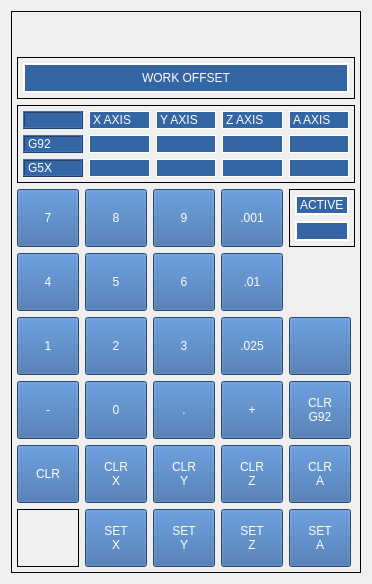
            <widget class="QWidget" name="tab_7">
             <attribute name="title">
              <string>WCOFF</string>
             </attribute>
             <layout class="QGridLayout" name="gridLayout_11">
              <item row="0" column="0">
               <widget class="QFrame" name="gridFrame">
                <property name="minimumSize">
                 <size>
                  <width>0</width>
                  <height>40</height>
                 </size>
                </property>
                <property name="styleSheet">
                 <string notr="true">QPushButton {
min-height: 50px;
min-width: 50px;
max-height: 60px;
max-width: 60px;
font: 14pt &quot;DejaVu Sans&quot;;
color: rgb(255, 255, 255);
background-color:rgb(52, 101, 164);
}</string>
                </property>
                <property name="frameShape">
                 <enum>QFrame::Box</enum>
                </property>
                <layout class="QGridLayout" name="gridLayout_5">
                 <property name="leftMargin">
                  <number>5</number>
                 </property>
                 <property name="topMargin">
                  <number>5</number>
                 </property>
                 <property name="rightMargin">
                  <number>5</number>
                 </property>
                 <property name="bottomMargin">
                  <number>5</number>
                 </property>
                 <property name="horizontalSpacing">
                  <number>6</number>
                 </property>
                 <item row="14" column="4">
                  <widget class="MDIButton" name="SETAWCOFF">
                   <property name="text">
                    <string>SET
A</string>
                   </property>
                   <property name="MDICommand" stdset="0">
                    <string>G10L20P0A#&lt;offsetLabel&gt;</string>
                   </property>
                  </widget>
                 </item>
                 <item row="14" column="1">
                  <widget class="MDIButton" name="SETXWCOFF">
                   <property name="text">
                    <string>SET
X</string>
                   </property>
                   <property name="MDICommand" stdset="0">
                    <string>G10L20P0X#&lt;offsetLabel&gt;</string>
                   </property>
                  </widget>
                 </item>
                 <item row="14" column="3">
                  <widget class="MDIButton" name="SETZWCOFF">
                   <property name="text">
                    <string>SET
Z</string>
                   </property>
                   <property name="MDICommand" stdset="0">
                    <string>G10L20P0Z#&lt;offsetLabel&gt;</string>
                   </property>
                  </widget>
                 </item>
                 <item row="14" column="2">
                  <widget class="MDIButton" name="SETYWCOFF">
                   <property name="text">
                    <string>SET
Y</string>
                   </property>
                   <property name="MDICommand" stdset="0">
                    <string>G10L20P0Y#&lt;offsetLabel&gt;</string>
                   </property>
                  </widget>
                 </item>
                 <item row="13" column="2">
                  <widget class="MDIButton" name="mdibutton_8">
                   <property name="text">
                    <string>CLR
Y</string>
                   </property>
                   <property name="MDICommand" stdset="0">
                    <string>G10L2P0Y0</string>
                   </property>
                  </widget>
                 </item>
                 <item row="13" column="3">
                  <widget class="MDIButton" name="mdibutton_6">
                   <property name="text">
                    <string>CLR
Z</string>
                   </property>
                   <property name="MDICommand" stdset="0">
                    <string>G10L2P0Z0</string>
                   </property>
                  </widget>
                 </item>
                 <item row="13" column="4">
                  <widget class="MDIButton" name="mdibutton_5">
                   <property name="text">
                    <string>CLR
A</string>
                   </property>
                   <property name="MDICommand" stdset="0">
                    <string>G10L2P0A0</string>
                   </property>
                  </widget>
                 </item>
                 <item row="14" column="0">
                  <widget class="QLabel" name="offsetLabel">
                   <property name="frameShape">
                    <enum>QFrame::Box</enum>
                   </property>
                   <property name="text">
                    <string/>
                   </property>
                   <property name="alignment">
                    <set>Qt::AlignRight|Qt::AlignTrailing|Qt::AlignVCenter</set>
                   </property>
                  </widget>
                 </item>
                 <item row="13" column="1">
                  <widget class="MDIButton" name="mdibutton_7">
                   <property name="text">
                    <string>CLR
X</string>
                   </property>
                   <property name="MDICommand" stdset="0">
                    <string>G10L2P0X0</string>
                   </property>
                  </widget>
                 </item>
                 <item row="13" column="0">
                  <widget class="QPushButton" name="clearoffsetlabel">
                   <property name="minimumSize">
                    <size>
                     <width>52</width>
                     <height>52</height>
                    </size>
                   </property>
                   <property name="maximumSize">
                    <size>
                     <width>62</width>
                     <height>62</height>
                    </size>
                   </property>
                   <property name="text">
                    <string>CLR</string>
                   </property>
                  </widget>
                 </item>
                 <item row="2" column="0" colspan="5">
                  <widget class="QFrame" name="gridFrame">
                   <property name="styleSheet">
                    <string notr="true">StatusLabel 
{
color: rgb(255, 255, 255);
background-color:rgb(52, 101, 164);
}

QLabel
{
color: rgb(255, 255, 255);
background-color:rgb(52, 101, 164);
}</string>
                   </property>
                   <property name="frameShape">
                    <enum>QFrame::Box</enum>
                   </property>
                   <layout class="QGridLayout" name="gridLayout_40">
                    <property name="leftMargin">
                     <number>5</number>
                    </property>
                    <property name="topMargin">
                     <number>5</number>
                    </property>
                    <property name="rightMargin">
                     <number>5</number>
                    </property>
                    <property name="bottomMargin">
                     <number>5</number>
                    </property>
                    <item row="0" column="1">
                     <widget class="QLabel" name="label_4">
                      <property name="frameShape">
                       <enum>QFrame::Box</enum>
                      </property>
                      <property name="text">
                       <string>X AXIS</string>
                      </property>
                     </widget>
                    </item>
                    <item row="1" column="0">
                     <widget class="QLabel" name="label_6">
                      <property name="frameShape">
                       <enum>QFrame::Box</enum>
                      </property>
                      <property name="frameShadow">
                       <enum>QFrame::Raised</enum>
                      </property>
                      <property name="text">
                       <string>G92 </string>
                      </property>
                     </widget>
                    </item>
                    <item row="0" column="0">
                     <widget class="StatusLabel" name="statuslabel_21">
                      <property name="frameShape">
                       <enum>QFrame::Box</enum>
                      </property>
                      <property name="frameShadow">
                       <enum>QFrame::Raised</enum>
                      </property>
                      <property name="rules" stdset="0">
                       <string>[{&quot;channels&quot;: [{&quot;url&quot;: &quot;status: task_mode?text&quot;, &quot;trigger&quot;: true}], &quot;property&quot;: &quot;Text&quot;, &quot;expression&quot;: &quot;ch[0]&quot;, &quot;name&quot;: &quot;task mode&quot;}]</string>
                      </property>
                     </widget>
                    </item>
                    <item row="0" column="3">
                     <widget class="QLabel" name="label_3">
                      <property name="frameShape">
                       <enum>QFrame::Box</enum>
                      </property>
                      <property name="frameShadow">
                       <enum>QFrame::Plain</enum>
                      </property>
                      <property name="text">
                       <string>Z AXIS</string>
                      </property>
                     </widget>
                    </item>
                    <item row="0" column="2">
                     <widget class="QLabel" name="label_2">
                      <property name="frameShape">
                       <enum>QFrame::Box</enum>
                      </property>
                      <property name="text">
                       <string>Y AXIS</string>
                      </property>
                     </widget>
                    </item>
                    <item row="0" column="4">
                     <widget class="QLabel" name="label_5">
                      <property name="frameShape">
                       <enum>QFrame::Box</enum>
                      </property>
                      <property name="text">
                       <string>A AXIS</string>
                      </property>
                     </widget>
                    </item>
                    <item row="2" column="0">
                     <widget class="QLabel" name="label_20">
                      <property name="frameShape">
                       <enum>QFrame::Box</enum>
                      </property>
                      <property name="frameShadow">
                       <enum>QFrame::Raised</enum>
                      </property>
                      <property name="text">
                       <string>G5X </string>
                      </property>
                     </widget>
                    </item>
                    <item row="1" column="1">
                     <widget class="StatusLabel" name="statuslabel_7">
                      <property name="frameShape">
                       <enum>QFrame::Box</enum>
                      </property>
                      <property name="frameShadow">
                       <enum>QFrame::Plain</enum>
                      </property>
                      <property name="rules" stdset="0">
                       <string>[{&quot;channels&quot;: [{&quot;url&quot;: &quot;status:g92_offset&quot;, &quot;trigger&quot;: true}], &quot;property&quot;: &quot;Text&quot;, &quot;expression&quot;: &quot;str(ch[0][0])\n&quot;, &quot;name&quot;: &quot;New Rule&quot;}]</string>
                      </property>
                     </widget>
                    </item>
                    <item row="2" column="1">
                     <widget class="StatusLabel" name="xaxis">
                      <property name="frameShape">
                       <enum>QFrame::Box</enum>
                      </property>
                      <property name="rules" stdset="0">
                       <string>[{&quot;channels&quot;: [{&quot;url&quot;: &quot;status:g5x_offset&quot;, &quot;trigger&quot;: true}], &quot;property&quot;: &quot;Text&quot;, &quot;expression&quot;: &quot;'{:.4f}'.format(ch[0][0])&quot;, &quot;name&quot;: &quot;x axis offset&quot;}]</string>
                      </property>
                     </widget>
                    </item>
                    <item row="1" column="2">
                     <widget class="StatusLabel" name="statuslabel_8">
                      <property name="frameShape">
                       <enum>QFrame::Box</enum>
                      </property>
                      <property name="rules" stdset="0">
                       <string>[{&quot;channels&quot;: [{&quot;url&quot;: &quot;status:g92_offset&quot;, &quot;trigger&quot;: true}], &quot;property&quot;: &quot;Text&quot;, &quot;expression&quot;: &quot;str(ch[0][1])&quot;, &quot;name&quot;: &quot;New Rule&quot;}]</string>
                      </property>
                     </widget>
                    </item>
                    <item row="2" column="2">
                     <widget class="StatusLabel" name="yaxis">
                      <property name="frameShape">
                       <enum>QFrame::Box</enum>
                      </property>
                      <property name="rules" stdset="0">
                       <string>[{&quot;channels&quot;: [{&quot;url&quot;: &quot;status:g5x_offset&quot;, &quot;trigger&quot;: true}], &quot;property&quot;: &quot;Text&quot;, &quot;expression&quot;: &quot;'{:.4f}'.format(ch[0][1])&quot;, &quot;name&quot;: &quot;y axis offset&quot;}]</string>
                      </property>
                     </widget>
                    </item>
                    <item row="1" column="3">
                     <widget class="StatusLabel" name="statuslabel_9">
                      <property name="frameShape">
                       <enum>QFrame::Box</enum>
                      </property>
                      <property name="rules" stdset="0">
                       <string>[{&quot;channels&quot;: [{&quot;url&quot;: &quot;status:g92_offset&quot;, &quot;trigger&quot;: true}], &quot;property&quot;: &quot;Text&quot;, &quot;expression&quot;: &quot;str(ch[0][2])&quot;, &quot;name&quot;: &quot;New Rule&quot;}]</string>
                      </property>
                     </widget>
                    </item>
                    <item row="2" column="3">
                     <widget class="StatusLabel" name="zaxis">
                      <property name="frameShape">
                       <enum>QFrame::Box</enum>
                      </property>
                      <property name="rules" stdset="0">
                       <string>[{&quot;channels&quot;: [{&quot;url&quot;: &quot;status:g5x_offset&quot;, &quot;trigger&quot;: true}], &quot;property&quot;: &quot;Text&quot;, &quot;expression&quot;: &quot;'{:.4f}'.format(ch[0][2])&quot;, &quot;name&quot;: &quot;z axis offset&quot;}]</string>
                      </property>
                     </widget>
                    </item>
                    <item row="1" column="4">
                     <widget class="StatusLabel" name="statuslabel_10">
                      <property name="frameShape">
                       <enum>QFrame::Box</enum>
                      </property>
                      <property name="rules" stdset="0">
                       <string>[{&quot;channels&quot;: [{&quot;url&quot;: &quot;status:g92_offset&quot;, &quot;trigger&quot;: true}], &quot;property&quot;: &quot;Text&quot;, &quot;expression&quot;: &quot;str(ch[0][3])&quot;, &quot;name&quot;: &quot;New Rule&quot;}]</string>
                      </property>
                     </widget>
                    </item>
                    <item row="2" column="4">
                     <widget class="StatusLabel" name="aaxis">
                      <property name="frameShape">
                       <enum>QFrame::Box</enum>
                      </property>
                      <property name="rules" stdset="0">
                       <string>[{&quot;channels&quot;: [{&quot;url&quot;: &quot;status:g5x_offset&quot;, &quot;trigger&quot;: true}], &quot;property&quot;: &quot;Text&quot;, &quot;expression&quot;: &quot;'{:.3f}'.format(ch[0][3])&quot;, &quot;name&quot;: &quot;a axis offset&quot;}]</string>
                      </property>
                     </widget>
                    </item>
                   </layout>
                  </widget>
                 </item>
                 <item row="8" column="4">
                  <widget class="QFrame" name="gridFrame">
                   <property name="frameShape">
                    <enum>QFrame::Box</enum>
                   </property>
                   <layout class="QGridLayout" name="gridLayout_22">
                    <property name="leftMargin">
                     <number>5</number>
                    </property>
                    <property name="topMargin">
                     <number>5</number>
                    </property>
                    <property name="rightMargin">
                     <number>5</number>
                    </property>
                    <property name="bottomMargin">
                     <number>5</number>
                    </property>
                    <item row="1" column="0">
                     <widget class="StatusLabel" name="statuslabel_25">
                      <property name="maximumSize">
                       <size>
                        <width>99999</width>
                        <height>16777215</height>
                       </size>
                      </property>
                      <property name="styleSheet">
                       <string notr="true">color: rgb(255, 255, 255);
background-color:rgb(52, 101, 164);</string>
                      </property>
                      <property name="frameShape">
                       <enum>QFrame::Box</enum>
                      </property>
                      <property name="lineWidth">
                       <number>2</number>
                      </property>
                      <property name="alignment">
                       <set>Qt::AlignBottom|Qt::AlignHCenter</set>
                      </property>
                      <property name="rules" stdset="0">
                       <string>[{&quot;channels&quot;: [{&quot;url&quot;: &quot;status:g5x_index&quot;, &quot;trigger&quot;: true}], &quot;property&quot;: &quot;Text&quot;, &quot;expression&quot;: &quot;[\&quot;G53\&quot;,\&quot;G54\&quot;,\&quot;G55\&quot;,\&quot;G56\&quot;,\&quot;G57\&quot;,\&quot;G58\&quot;,\&quot;G59\&quot;,\&quot;G59.1\&quot;,\&quot;G59.2\&quot;,\&quot;G59.3\&quot;][ch[0]]&quot;, &quot;name&quot;: &quot;g5x index&quot;}]</string>
                      </property>
                     </widget>
                    </item>
                    <item row="0" column="0">
                     <widget class="QLabel" name="label_46">
                      <property name="styleSheet">
                       <string notr="true">color: rgb(255, 255, 255);
background-color:rgb(52, 101, 164);</string>
                      </property>
                      <property name="frameShape">
                       <enum>QFrame::Box</enum>
                      </property>
                      <property name="lineWidth">
                       <number>2</number>
                      </property>
                      <property name="text">
                       <string>ACTIVE</string>
                      </property>
                     </widget>
                    </item>
                   </layout>
                  </widget>
                 </item>
                 <item row="1" column="0" colspan="5">
                  <widget class="QFrame" name="gridFrame">
                   <property name="minimumSize">
                    <size>
                     <width>0</width>
                     <height>35</height>
                    </size>
                   </property>
                   <property name="maximumSize">
                    <size>
                     <width>16777215</width>
                     <height>50</height>
                    </size>
                   </property>
                   <property name="frameShape">
                    <enum>QFrame::Box</enum>
                   </property>
                   <layout class="QGridLayout" name="gridLayout_51">
                    <property name="leftMargin">
                     <number>5</number>
                    </property>
                    <property name="topMargin">
                     <number>5</number>
                    </property>
                    <property name="rightMargin">
                     <number>5</number>
                    </property>
                    <property name="bottomMargin">
                     <number>5</number>
                    </property>
                    <item row="0" column="0">
                     <widget class="QLabel" name="label_45">
                      <property name="minimumSize">
                       <size>
                        <width>0</width>
                        <height>30</height>
                       </size>
                      </property>
                      <property name="maximumSize">
                       <size>
                        <width>16777215</width>
                        <height>30</height>
                       </size>
                      </property>
                      <property name="styleSheet">
                       <string notr="true">color: rgb(255, 255, 255);
background-color:rgb(52, 101, 164);</string>
                      </property>
                      <property name="frameShape">
                       <enum>QFrame::Box</enum>
                      </property>
                      <property name="lineWidth">
                       <number>2</number>
                      </property>
                      <property name="text">
                       <string>WORK OFFSET</string>
                      </property>
                      <property name="alignment">
                       <set>Qt::AlignCenter</set>
                      </property>
                     </widget>
                    </item>
                   </layout>
                  </widget>
                 </item>
                 <item row="0" column="0">
                  <spacer name="verticalSpacer_5">
                   <property name="orientation">
                    <enum>Qt::Vertical</enum>
                   </property>
                   <property name="sizeHint" stdset="0">
                    <size>
                     <width>20</width>
                     <height>40</height>
                    </size>
                   </property>
                  </spacer>
                 </item>
                 <item row="8" column="0">
                  <widget class="QPushButton" name="pushButton_50">
                   <property name="text">
                    <string>7</string>
                   </property>
                   <attribute name="buttonGroup">
                    <string notr="true">offsetButtonGroup</string>
                   </attribute>
                  </widget>
                 </item>
                 <item row="8" column="1">
                  <widget class="QPushButton" name="pushButton_51">
                   <property name="text">
                    <string>8</string>
                   </property>
                   <attribute name="buttonGroup">
                    <string notr="true">offsetButtonGroup</string>
                   </attribute>
                  </widget>
                 </item>
                 <item row="8" column="2">
                  <widget class="QPushButton" name="pushButton_52">
                   <property name="text">
                    <string>9</string>
                   </property>
                   <attribute name="buttonGroup">
                    <string notr="true">offsetButtonGroup</string>
                   </attribute>
                  </widget>
                 </item>
                 <item row="10" column="0">
                  <widget class="QPushButton" name="pushButton_53">
                   <property name="text">
                    <string>4</string>
                   </property>
                   <attribute name="buttonGroup">
                    <string notr="true">offsetButtonGroup</string>
                   </attribute>
                  </widget>
                 </item>
                 <item row="10" column="1">
                  <widget class="QPushButton" name="pushButton_54">
                   <property name="text">
                    <string>5</string>
                   </property>
                   <attribute name="buttonGroup">
                    <string notr="true">offsetButtonGroup</string>
                   </attribute>
                  </widget>
                 </item>
                 <item row="10" column="2">
                  <widget class="QPushButton" name="pushButton_55">
                   <property name="text">
                    <string>6</string>
                   </property>
                   <attribute name="buttonGroup">
                    <string notr="true">offsetButtonGroup</string>
                   </attribute>
                  </widget>
                 </item>
                 <item row="11" column="0">
                  <widget class="QPushButton" name="pushButton_56">
                   <property name="text">
                    <string>1</string>
                   </property>
                   <attribute name="buttonGroup">
                    <string notr="true">offsetButtonGroup</string>
                   </attribute>
                  </widget>
                 </item>
                 <item row="11" column="1">
                  <widget class="QPushButton" name="pushButton_57">
                   <property name="text">
                    <string>2</string>
                   </property>
                   <attribute name="buttonGroup">
                    <string notr="true">offsetButtonGroup</string>
                   </attribute>
                  </widget>
                 </item>
                 <item row="11" column="2">
                  <widget class="QPushButton" name="pushButton_58">
                   <property name="text">
                    <string>3</string>
                   </property>
                   <attribute name="buttonGroup">
                    <string notr="true">offsetButtonGroup</string>
                   </attribute>
                  </widget>
                 </item>
                 <item row="12" column="0">
                  <widget class="QPushButton" name="pushButton_59">
                   <property name="text">
                    <string>-</string>
                   </property>
                   <attribute name="buttonGroup">
                    <string notr="true">offsetButtonGroup</string>
                   </attribute>
                  </widget>
                 </item>
                 <item row="12" column="1">
                  <widget class="QPushButton" name="pushButton_60">
                   <property name="text">
                    <string>0</string>
                   </property>
                   <attribute name="buttonGroup">
                    <string notr="true">offsetButtonGroup</string>
                   </attribute>
                  </widget>
                 </item>
                 <item row="12" column="2">
                  <widget class="QPushButton" name="pushButton_61">
                   <property name="text">
                    <string>.</string>
                   </property>
                   <attribute name="buttonGroup">
                    <string notr="true">offsetButtonGroup</string>
                   </attribute>
                  </widget>
                 </item>
                 <item row="10" column="3">
                  <widget class="QPushButton" name="pushButton_62">
                   <property name="text">
                    <string>.01</string>
                   </property>
                   <attribute name="buttonGroup">
                    <string notr="true">offsetButtonGroup</string>
                   </attribute>
                  </widget>
                 </item>
                 <item row="8" column="3">
                  <widget class="QPushButton" name="pushButton_63">
                   <property name="text">
                    <string>.001</string>
                   </property>
                   <attribute name="buttonGroup">
                    <string notr="true">offsetButtonGroup</string>
                   </attribute>
                  </widget>
                 </item>
                 <item row="11" column="3">
                  <widget class="QPushButton" name="pushButton_64">
                   <property name="text">
                    <string>.025</string>
                   </property>
                   <attribute name="buttonGroup">
                    <string notr="true">offsetButtonGroup</string>
                   </attribute>
                  </widget>
                 </item>
                 <item row="12" column="3">
                  <widget class="QPushButton" name="pushButton_65">
                   <property name="text">
                    <string>+</string>
                   </property>
                   <attribute name="buttonGroup">
                    <string notr="true">offsetButtonGroup</string>
                   </attribute>
                  </widget>
                 </item>
                 <item row="12" column="4">
                  <widget class="MDIButton" name="mdibutton">
                   <property name="text">
                    <string>CLR
G92</string>
                   </property>
                   <property name="MDICommand" stdset="0">
                    <string>G92.1</string>
                   </property>
                  </widget>
                 </item>
                 <item row="11" column="4">
                  <widget class="MDIButton" name="mdibutton_9">
                   <property name="MDICommand" stdset="0">
                    <string>G10L2P0Z[#5223+#&lt;offsetLabel&gt;]</string>
                   </property>
                  </widget>
                 </item>
                </layout>
               </widget>
              </item>
             </layout>
            </widget>
